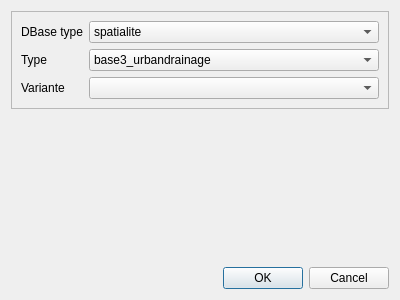
<?xml version="1.0" encoding="UTF-8"?>
<ui version="4.0">
 <class>Dialog_main</class>
 <widget class="QDialog" name="Dialog_main">
  <property name="geometry">
   <rect>
    <x>0</x>
    <y>0</y>
    <width>400</width>
    <height>300</height>
   </rect>
  </property>
  <property name="windowTitle">
   <string>Dialog</string>
  </property>
  <layout class="QVBoxLayout" name="verticalLayout">
   <item>
    <widget class="QFrame" name="frame">
     <property name="frameShape">
      <enum>QFrame::StyledPanel</enum>
     </property>
     <property name="frameShadow">
      <enum>QFrame::Raised</enum>
     </property>
     <layout class="QFormLayout" name="formLayout">
      <item row="0" column="0">
       <widget class="QLabel" name="label">
        <property name="text">
         <string>DBase type</string>
        </property>
       </widget>
      </item>
      <item row="0" column="1">
       <widget class="QComboBox" name="comboBox_dbtype">
        <item>
         <property name="text">
          <string>spatialite</string>
         </property>
        </item>
        <item>
         <property name="text">
          <string>postgis</string>
         </property>
        </item>
       </widget>
      </item>
      <item row="1" column="0">
       <widget class="QLabel" name="label_2">
        <property name="text">
         <string>Type</string>
        </property>
       </widget>
      </item>
      <item row="1" column="1">
       <widget class="QComboBox" name="comboBox_type">
        <item>
         <property name="text">
          <string>base3_urbandrainage</string>
         </property>
        </item>
        <item>
         <property name="text">
          <string>base3_constructionsite</string>
         </property>
        </item>
        <item>
         <property name="text">
          <string>base3_waterdistribution</string>
         </property>
        </item>
        <item>
         <property name="text">
          <string>Base2_digue</string>
         </property>
        </item>
        <item>
         <property name="text">
          <string>Base2_eclairagepublic</string>
         </property>
        </item>
        <item>
         <property name="text">
          <string>Base2_eaupotable</string>
         </property>
        </item>
        <item>
         <property name="text">
          <string>Base2_tramway</string>
         </property>
        </item>
        <item>
         <property name="text">
          <string>Base2_assainissement</string>
         </property>
        </item>
        <item>
         <property name="text">
          <string>Base2_parking</string>
         </property>
        </item>
        <item>
         <property name="text">
          <string>Base2_chantier</string>
         </property>
        </item>
       </widget>
      </item>
      <item row="2" column="0">
       <widget class="QLabel" name="label_3">
        <property name="text">
         <string>Variante</string>
        </property>
       </widget>
      </item>
      <item row="2" column="1">
       <widget class="QComboBox" name="comboBox_var"/>
      </item>
     </layout>
    </widget>
   </item>
   <item>
    <spacer name="verticalSpacer">
     <property name="orientation">
      <enum>Qt::Vertical</enum>
     </property>
     <property name="sizeHint" stdset="0">
      <size>
       <width>20</width>
       <height>40</height>
      </size>
     </property>
    </spacer>
   </item>
   <item>
    <widget class="QDialogButtonBox" name="buttonBox">
     <property name="orientation">
      <enum>Qt::Horizontal</enum>
     </property>
     <property name="standardButtons">
      <set>QDialogButtonBox::Cancel|QDialogButtonBox::Ok</set>
     </property>
    </widget>
   </item>
  </layout>
 </widget>
 <resources/>
 <connections>
  <connection>
   <sender>buttonBox</sender>
   <signal>accepted()</signal>
   <receiver>Dialog_main</receiver>
   <slot>accept()</slot>
   <hints>
    <hint type="sourcelabel">
     <x>248</x>
     <y>254</y>
    </hint>
    <hint type="destinationlabel">
     <x>157</x>
     <y>274</y>
    </hint>
   </hints>
  </connection>
  <connection>
   <sender>buttonBox</sender>
   <signal>rejected()</signal>
   <receiver>Dialog_main</receiver>
   <slot>reject()</slot>
   <hints>
    <hint type="sourcelabel">
     <x>316</x>
     <y>260</y>
    </hint>
    <hint type="destinationlabel">
     <x>286</x>
     <y>274</y>
    </hint>
   </hints>
  </connection>
 </connections>
</ui>
